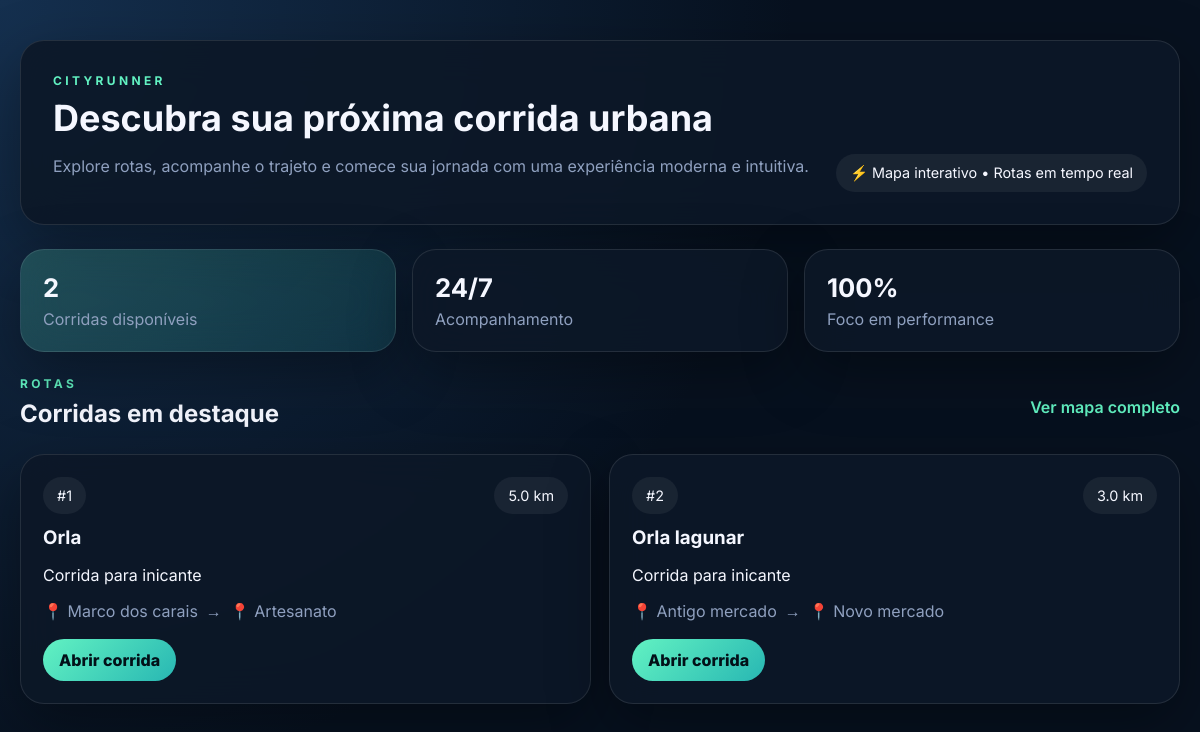
/corridas/, run on an earlier commit of the app's database.
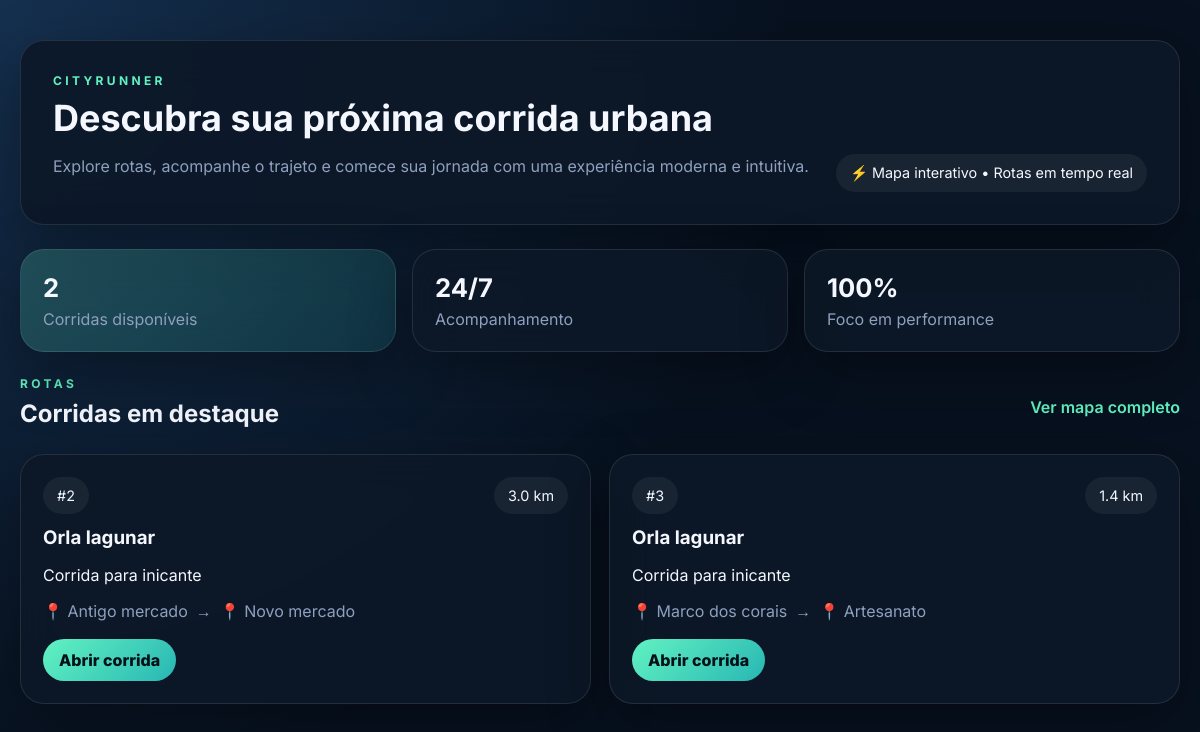
And on a later commit of the database.
### corridas/models.py (models this page shows, shortened)
class Corrida(models.Model):
    nome = models.CharField(max_length=100)
    local_inicio = models.CharField(max_length=100)
    local_fim = models.CharField(max_length=100)
    distancia = models.FloatField()
    descricao = models.TextField()
    origem_latitude = models.FloatField(null=True, blank=True)
    origem_longitude = models.FloatField(null=True, blank=True)
    destino_latitude = models.FloatField(null=True, blank=True)
    destino_longitude = models.FloatField(null=True, blank=True)

### corridas/views.py (the view)
# urls.py: path('', views.corrida_list, name='corrida_list'),
def corrida_list(request):
    corridas = Corrida.objects.all().order_by("id")
    return render(request, "corrida_list.html", {"corridas": corridas})

### corridas/templates/corrida_list.html (shortened to what this page needs)
{% load static %}
<!DOCTYPE html>
<html lang="pt-BR">
<head>
    <link rel="stylesheet" href="{% static 'style.css' %}">
</head>
<body>
    <div class="page-shell">
        <header class="hero-card">
            <div>
                <p class="eyebrow">CityRunner</p>
                <h1>Descubra sua próxima corrida urbana</h1>
                <p class="hero-text">Explore rotas, acompanhe o trajeto e comece sua jornada com uma experiência moderna e intuitiva.</p>
            </div>
            <div class="hero-pill">⚡ Mapa interativo • Rotas em tempo real</div>
        </header>
        <section class="stats-grid">
            <article class="stat-card accent">
                <span class="stat-number">{{ corridas.count }}</span>
                <span class="stat-label">Corridas disponíveis</span>
            </article>
            <article class="stat-card">
                <span class="stat-number">24/7</span>
                <span class="stat-label">Acompanhamento</span>
            </article>
            <article class="stat-card">
                <span class="stat-number">100%</span>
                <span class="stat-label">Foco em performance</span>
            </article>
        </section>
        <section class="list-section">
            <div class="section-title-row">
                <div>
                    <p class="eyebrow">Rotas</p>
                    <h2>Corridas em destaque</h2>
                </div>
                <a href="#" class="ghost-link">Ver mapa completo</a>
            </div>
            <div class="card-grid">
                {% for corrida in corridas %}
                <article class="race-card">
                    <div class="card-top">
                        <span class="card-badge">#{{ corrida.id }}</span>
                        <span class="card-meta">{{ corrida.distancia }} km</span>
                    </div>
                    <h3>{{ corrida.nome }}</h3>
                    <p>{{ corrida.descricao|truncatechars:120 }}</p>
                    <div class="route-row">
                        <span>📍 {{ corrida.local_inicio }}</span>
                        <span>→</span>
                        <span>📍 {{ corrida.local_fim }}</span>
                    </div>
                    <a class="primary-btn" href="{% url 'corrida_detail' corrida.id %}">Abrir corrida</a>
                </article>
                {% empty %}
                <article class="empty-card">
                    <h3>Nenhuma corrida cadastrada ainda</h3>
                    <p>Adicione uma corrida pela API para visualizá-la aqui.</p>
                </article>
                {% endfor %}
            </div>
        </section>
    </div>
</body>
</html>

What changed in the data, as far as the page shows it:
removed Corrida: id "1", distancia "5.0", nome "Orla", descricao "Corrida para inicante", local_inicio "Marco dos carais", local_fim "Artesanato"
added Corrida: id "3", distancia "1.4", nome "Orla lagunar", descricao "Corrida para inicante", local_inicio "Marco dos corais", local_fim "Artesanato"
